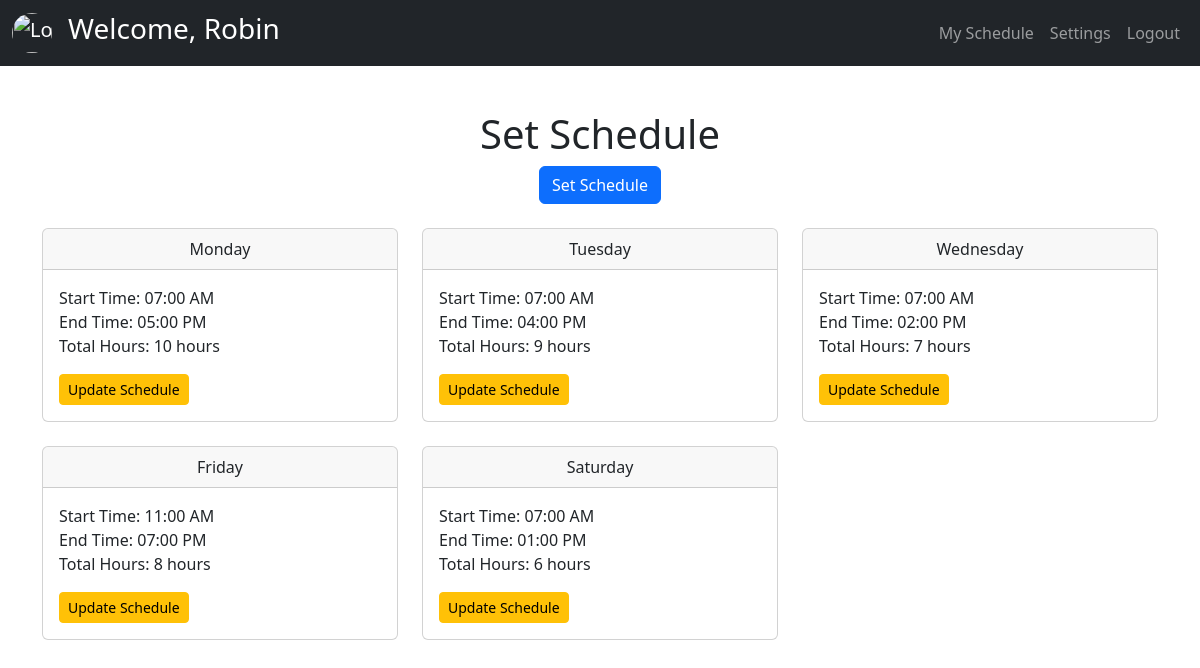
/teacher/set_schedule.php (signed in), run on the app's committed database.
### tables this page shows
CREATE TABLE `tblfacultymember` (
  `teacher_id` int(11) NOT NULL,
  `ID_code` varchar(60) NOT NULL,
  `fname` varchar(60) NOT NULL,
  `mname` varchar(60) NOT NULL,
  `lname` varchar(60) NOT NULL,
  `designation` varchar(60) NOT NULL,
  `totalweekly_hrs` varchar(60) DEFAULT NULL,
  `Password` varchar(60) DEFAULT NULL,
  `teacher_status` int(11) NOT NULL DEFAULT 1 COMMENT '0=archive,1=active'
);

CREATE TABLE `tblschedule` (
  `sched_id` int(11) NOT NULL,
  `sched_teacher_id` int(11) NOT NULL,
  `sched_day` varchar(60) NOT NULL,
  `sched_start_Hrs` time NOT NULL,
  `sched_end_Hrs` time NOT NULL,
  `sched_status` varchar(60) NOT NULL DEFAULT 'normal',
  `sched_date_added` timestamp NOT NULL DEFAULT current_timestamp() ON UPDATE current_timestamp()
);

### teacher/backend/db.php (called while the page is built, shortened)
<?php
class db_connect
{
    public $host = db_host;
    public $user = db_user;
    public $pass = db_pass;
    public $name = db_name;
    public function connect()
    {
        try {
            $this->conn = new mysqli($this->host, $this->user, $this->pass, $this->name);
        } catch (\Throwable $th) {
            header("Location:setup.php");
        }
    }
}

### teacher/backend/class.php (called while the page is built, shortened)
<?php
include ('db.php');
class global_class extends db_connect
{
    public function fetch_teacher_detail($teacher_id) {
        $query = $this->conn->prepare("SELECT *
            FROM `tblfacultymember`
            WHERE teacher_status='1' AND teacher_id = ?");
        $query->bind_param("i", $teacher_id);
        if ($query->execute()) {
            $result = $query->get_result();
            return $result;
        } else {
            return false;
        }
    }
        public function fetch_schedule($teacher_id)
        {
            $query = "SELECT * FROM `tblschedule` WHERE `sched_teacher_id` = $teacher_id AND YEAR(tblschedule.sched_date_added) = YEAR(CURDATE()) ";
            $result = $this->conn->query($query);
            if ($result && $result->num_rows > 0) {
                $schedules = $result->fetch_all(MYSQLI_ASSOC);
                return $schedules;
            } else {
                return [];
            }
        }
}

### teacher/set_schedule.php (the view, shortened to what this page needs)
<?php
include "components/header.php";
?>
<div class="container my-4">
    <?php
    if(!$teacher['totalweekly_hrs']){ ?>
        <div class="row mb-4">
                <div class="col-12 text-center">
                    <h1>Choose Weekly Hours</h1>
                        <form id="frmChooseWeeklyHrs">
                                <input type="hidden" id="teacher_id" name="teacher_id" value="<?= $teacher['teacher_id']; ?>" required>
                            <div class="form-check form-check-inline">
                                <input class="form-check-input" type="radio" name="weeklyHours" id="hours30" value="30">
                                <label class="form-check-label" for="hours30">30 hrs weekly</label>
                            </div>
                            <div class="form-check form-check-inline">
                                <input class="form-check-input" type="radio" name="weeklyHours" id="hours40" value="40">
                                <label class="form-check-label" for="hours40">40 hrs weekly</label>
                            </div>
                            <div class="mt-4">
                                <button type="submit" id="btnSaveSchedule" class="btn btn-primary">
                                    <span class="btnSpinner spinner-border spinner-border-sm" style="display:none;" role="status" aria-hidden="true"></span>
                                    Save
                                </button>
                            </div>
                        </form>
                </div>
            </div>
    <?php }else{?>
    <div class="row">
        <div class="col-12 text-center">
            <h1>Set Schedule</h1>
            <button class="btn btn-primary" data-bs-toggle="modal" data-bs-target="#setScheduleModal">
                Set Schedule
            </button>
        </div>
    </div>
    <div class="row mt-4">
        <?php
        $fetch_schedule = $db->fetch_schedule($teacher['teacher_id']);
        $daysOfWeek = ['monday', 'tuesday', 'wednesday', 'thursday', 'friday', 'saturday', 'sunday'];
        if (!empty($fetch_schedule)) {
            foreach ($daysOfWeek as $day):
                $scheduleForDay = null;
                foreach ($fetch_schedule as $schedule):
                    if (strtolower($schedule['sched_day']) == $day) {
                        $scheduleForDay = $schedule;
                        break;
                    }
                endforeach;
                if ($scheduleForDay):
        ?>
            <div class="col-md-4 mb-4">
                <div class="card">
                    <div class="card-header text-center">
                        <?php echo ucfirst($day); ?>
                    </div>
                    <div class="card-body">
                        <p id="schedule-<?php echo $day; ?>">
                            <?php
                            $startTime = date('h:i A', strtotime($scheduleForDay['sched_start_Hrs']));
                            $endTime = date('h:i A', strtotime($scheduleForDay['sched_end_Hrs']));
                            $start = strtotime($scheduleForDay['sched_start_Hrs']);
                            $end = strtotime($scheduleForDay['sched_end_Hrs']);
                            $diff = $end - $start;
                            $hours = floor($diff / 3600);
                            $minutes = floor(($diff % 3600) / 60);
                            echo "Start Time: " . $startTime . "<br>End Time: " . $endTime . "<br>";
                            if ($minutes > 0) {
                                echo "Total Hours: " . $hours . " hours " . $minutes . " minutes";
                            } else {
                                echo "Total Hours: " . $hours . " hours";
                            }
                            ?>
                        </p>
                        <button
                            class="btn btn-warning btn-sm update-schedule-btn"
                            data-bs-toggle="modal"
                            data-bs-target="#updateScheduleModal"
                            data-day="<?php echo $day; ?>"
                            data-start="<?php echo $scheduleForDay['sched_start_Hrs']; ?>"
                            data-end="<?php echo $scheduleForDay['sched_end_Hrs']; ?>"
                            data-sched_id="<?php echo $scheduleForDay['sched_id']; ?>"
                            >
                            Update Schedule
                        </button>
                    </div>
                </div>
            </div>
        <?php
                endif;
            endforeach;
        } else {
            echo '<div class="col-12 text-center">';
            echo '<p class="text-muted">No schedules set found.</p>';
            echo '</div>';
        }
        ?>
    </div>
<?php } ?>
</div>
<?php
include "components/footer.php";
?>

### teacher/components/header.php (shortened to what this page needs)
<?php
include('backend/class.php');
$db = new global_class();
$teacherDetails = $db->fetch_teacher_detail($_SESSION['teacher_id']);
$teacher = $teacherDetails->fetch_assoc();
?>
<head>
  <link href="https://cdn.jsdelivr.net/npm/bootstrap@5.3.3/dist/css/bootstrap.min.css" rel="stylesheet">
  <link rel="stylesheet" href="https://cdn.jsdelivr.net/npm/sweetalert2@11/dist/sweetalert2.min.css">
  <link rel="stylesheet" href="https://cdnjs.cloudflare.com/ajax/libs/AlertifyJS/1.13.1/css/alertify.css" />
  <link rel="stylesheet" href="css/header.css">
</head>
<body>
  <?php include "../function/PageLoader.php";?>
  <nav class="navbar navbar-expand-lg navbar-dark bg-dark">
    <div class="container-fluid">
      <a class="navbar-brand" href="#">
      <img src="https://encrypted-tbn0.gstatic.com/images?q=tbn:ANd9GcSiQc01tubeOKno4VlBcUlZ-OEjad8ChfAYOw&s" alt="Logo" class="rounded-circle" style="width: 40px; height: 40px; object-fit: cover;">
    </a>
    <h3 class="text-white">Welcome, <?=ucfirst($teacher['fname']);?></h3>
      <div class="collapse navbar-collapse" id="navbarNav">
        <ul class="navbar-nav ms-auto">
          <li class="nav-item">
            <a class="nav-link" href="index.php">My Schedule</a>
          </li>
          <li class="nav-item">
            <a class="nav-link" href="settings.php">Settings</a>
          </li>
          <li class="nav-item">
            <a class="nav-link" href="logout.php">Logout</a>
          </li>
        </ul>
      </div>
    </div>
  </nav>
  <div class="content">

### teacher/css/header.css (style rules this page uses)
.content { transition: margin-left 0.3s ease; padding: 20px; }
.navbar { z-index: 1060; }
.content { z-index: 100; }

### data on the page
tblfacultymember: fname "Robin"
tblschedule: day "Monday", sched_start_Hrs "07:00 AM", sched_end_Hrs "05:00 PM", hours "10"
tblschedule: day "Tuesday", sched_start_Hrs "07:00 AM", sched_end_Hrs "04:00 PM", hours "9"
tblschedule: day "Wednesday", sched_start_Hrs "07:00 AM", sched_end_Hrs "02:00 PM", hours "7"
tblschedule: day "Friday", sched_start_Hrs "11:00 AM", sched_end_Hrs "07:00 PM", hours "8"
tblschedule: day "Saturday", sched_start_Hrs "07:00 AM", sched_end_Hrs "01:00 PM", hours "6"
